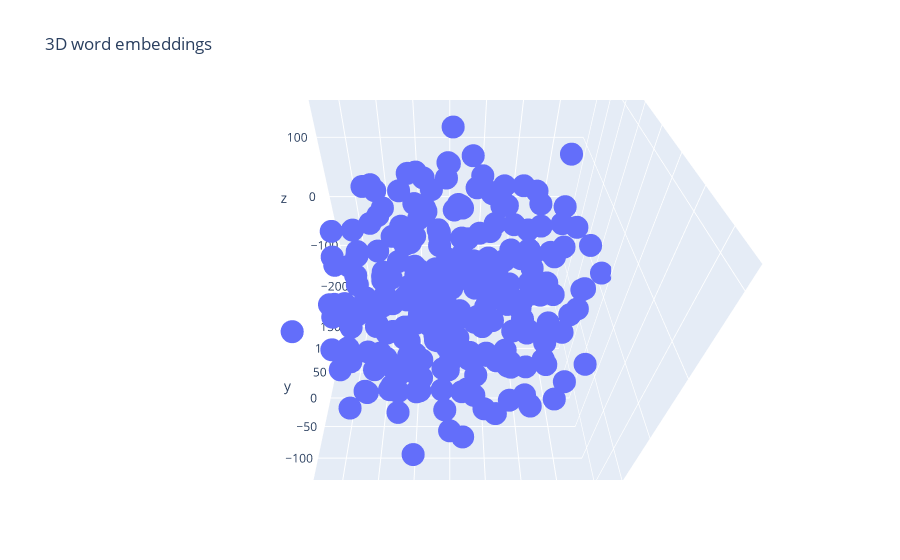

Notebook source saved alongside this figure:
### Markdown cell above
Use provided wireframe to create a 3D plot

### Code cell
trace0=go.Scatter3d(
        x = df_vec.x,
        y = df_vec.y,
        z = df_vec.z,
        mode="markers",
        text = df_vec.label,
        )



datas=[trace0]

figure=go.Figure(
    data=datas,
    layout=go.Layout(
      
        scene=dict(
            xaxis=dict(title="x"),
            yaxis=dict(title="y"),
            zaxis=dict(title="z"),           
                  ),
    ))


name = '3D word embeddings'

camera = dict(
    up=dict(x=0, y=0, z=1),
    center=dict(x=0, y=0, z=0),
    eye=dict(x=0, y=-1, z=1)
)

figure.update_layout(scene_camera=camera, title=name)#

iplot(figure)

### Figure 1 — Plotly figure (JSON) as saved in the notebook; plotly's stock layout.template omitted (floating-point values rounded to 4 significant figures; data arrays with more than 128 entries replaced by an {"elided": "..."} marker saying what was removed)
{"data": [{"mode": "markers", "text": {"elided": "243 str values"}, "type": "scatter3d", "x": {"elided": "243 float values"}, "y": {"elided": "243 float values"}, "z": {"elided": "243 float values"}}], "layout": {"scene": {"camera": {"center": {"x": 0, "y": 0, "z": 0}, "eye": {"x": 0, "y": -1, "z": 1}, "up": {"x": 0, "y": 0, "z": 1}}, "xaxis": {"title": {"text": "x"}}, "yaxis": {"title": {"text": "y"}}, "zaxis": {"title": {"text": "z"}}}, "title": {"text": "3D word embeddings"}}}
